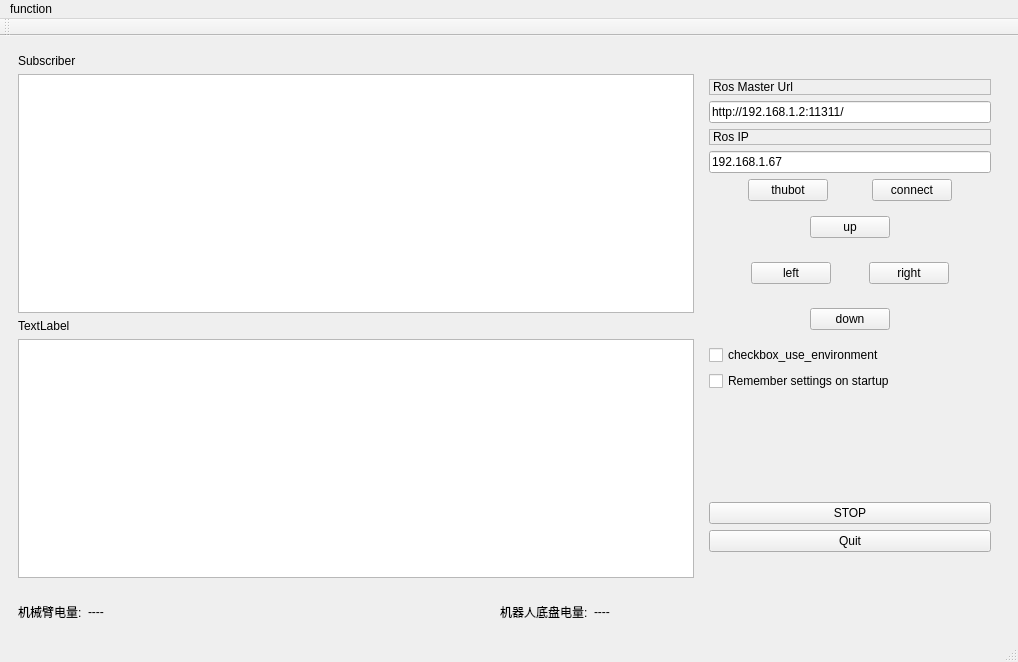
<?xml version="1.0" encoding="UTF-8"?>
<ui version="4.0">
 <class>MainWindow</class>
 <widget class="QMainWindow" name="MainWindow">
  <property name="geometry">
   <rect>
    <x>0</x>
    <y>0</y>
    <width>1018</width>
    <height>662</height>
   </rect>
  </property>
  <property name="windowTitle">
   <string>MainWindow</string>
  </property>
  <widget class="QWidget" name="centralwidget">
   <layout class="QVBoxLayout" name="verticalLayout_2">
    <item>
     <widget class="QStackedWidget" name="stackedWidget">
      <property name="minimumSize">
       <size>
        <width>1000</width>
        <height>0</height>
       </size>
      </property>
      <property name="currentIndex">
       <number>2</number>
      </property>
      <widget class="QWidget" name="setPID">
       <widget class="QPushButton" name="pushButtonSavMap">
        <property name="geometry">
         <rect>
          <x>90</x>
          <y>40</y>
          <width>89</width>
          <height>25</height>
         </rect>
        </property>
        <property name="text">
         <string>Save Map</string>
        </property>
       </widget>
       <widget class="QPushButton" name="pushButtonLoadMap">
        <property name="geometry">
         <rect>
          <x>90</x>
          <y>120</y>
          <width>89</width>
          <height>25</height>
         </rect>
        </property>
        <property name="text">
         <string>Load Map</string>
        </property>
       </widget>
      </widget>
      <widget class="QWidget" name="IMU">
       <layout class="QHBoxLayout" name="horizontalLayout_6">
        <item>
         <widget class="QWidget" name="widget_9" native="true">
          <layout class="QVBoxLayout" name="verticalLayout_4">
           <item>
            <widget class="QWidget" name="widget_5" native="true">
             <layout class="QFormLayout" name="formLayout">
              <item row="0" column="0">
               <widget class="QLabel" name="label_roll">
                <property name="text">
                 <string>roll:</string>
                </property>
               </widget>
              </item>
              <item row="0" column="1">
               <widget class="QLabel" name="value_roll">
                <property name="frameShape">
                 <enum>QFrame::Panel</enum>
                </property>
                <property name="text">
                 <string>----</string>
                </property>
               </widget>
              </item>
              <item row="1" column="0">
               <widget class="QLabel" name="label_pitch">
                <property name="text">
                 <string>pitch:</string>
                </property>
               </widget>
              </item>
              <item row="1" column="1">
               <widget class="QLabel" name="value_pitch">
                <property name="frameShape">
                 <enum>QFrame::Panel</enum>
                </property>
                <property name="text">
                 <string>----</string>
                </property>
               </widget>
              </item>
              <item row="2" column="0">
               <widget class="QLabel" name="label_yaml">
                <property name="text">
                 <string>yaml:</string>
                </property>
               </widget>
              </item>
              <item row="2" column="1">
               <widget class="QLabel" name="value_yaml">
                <property name="frameShape">
                 <enum>QFrame::Panel</enum>
                </property>
                <property name="text">
                 <string>----</string>
                </property>
               </widget>
              </item>
             </layout>
            </widget>
           </item>
           <item>
            <widget class="QWidget" name="widget_6" native="true">
             <layout class="QFormLayout" name="formLayout_4">
              <item row="0" column="0">
               <widget class="QLabel" name="label_accx">
                <property name="text">
                 <string>accx:</string>
                </property>
               </widget>
              </item>
              <item row="0" column="1">
               <widget class="QLabel" name="valueaccx">
                <property name="frameShape">
                 <enum>QFrame::Panel</enum>
                </property>
                <property name="text">
                 <string>----</string>
                </property>
               </widget>
              </item>
              <item row="1" column="0">
               <widget class="QLabel" name="label_accy">
                <property name="text">
                 <string>accy:</string>
                </property>
               </widget>
              </item>
              <item row="1" column="1">
               <widget class="QLabel" name="valueaccy">
                <property name="frameShape">
                 <enum>QFrame::Panel</enum>
                </property>
                <property name="text">
                 <string>----</string>
                </property>
               </widget>
              </item>
              <item row="2" column="0">
               <widget class="QLabel" name="label_accz">
                <property name="text">
                 <string>accz:</string>
                </property>
               </widget>
              </item>
              <item row="2" column="1">
               <widget class="QLabel" name="valueaccz">
                <property name="frameShape">
                 <enum>QFrame::Panel</enum>
                </property>
                <property name="text">
                 <string>----</string>
                </property>
               </widget>
              </item>
             </layout>
            </widget>
           </item>
           <item>
            <widget class="QWidget" name="widget_7" native="true">
             <layout class="QFormLayout" name="formLayout_2">
              <item row="0" column="0">
               <widget class="QLabel" name="label_5">
                <property name="text">
                 <string>gyrox:</string>
                </property>
               </widget>
              </item>
              <item row="0" column="1">
               <widget class="QLabel" name="valuegyrox">
                <property name="frameShape">
                 <enum>QFrame::Panel</enum>
                </property>
                <property name="text">
                 <string>----</string>
                </property>
               </widget>
              </item>
              <item row="1" column="0">
               <widget class="QLabel" name="label_6">
                <property name="text">
                 <string>gyroy:</string>
                </property>
               </widget>
              </item>
              <item row="1" column="1">
               <widget class="QLabel" name="valuegyroy">
                <property name="frameShape">
                 <enum>QFrame::Panel</enum>
                </property>
                <property name="text">
                 <string>----</string>
                </property>
               </widget>
              </item>
              <item row="2" column="0">
               <widget class="QLabel" name="label_7">
                <property name="text">
                 <string>gyroz:</string>
                </property>
               </widget>
              </item>
              <item row="2" column="1">
               <widget class="QLabel" name="valuegyroz">
                <property name="frameShape">
                 <enum>QFrame::Panel</enum>
                </property>
                <property name="text">
                 <string>----</string>
                </property>
               </widget>
              </item>
             </layout>
            </widget>
           </item>
           <item>
            <widget class="QWidget" name="widget_8" native="true">
             <layout class="QFormLayout" name="formLayout_3">
              <item row="0" column="0">
               <widget class="QLabel" name="label_magnx">
                <property name="text">
                 <string>magnx:</string>
                </property>
               </widget>
              </item>
              <item row="0" column="1">
               <widget class="QLabel" name="value_magnx">
                <property name="frameShape">
                 <enum>QFrame::Panel</enum>
                </property>
                <property name="text">
                 <string>----</string>
                </property>
               </widget>
              </item>
              <item row="1" column="0">
               <widget class="QLabel" name="label_magny">
                <property name="text">
                 <string>magny:</string>
                </property>
               </widget>
              </item>
              <item row="1" column="1">
               <widget class="QLabel" name="value_magny">
                <property name="frameShape">
                 <enum>QFrame::Panel</enum>
                </property>
                <property name="text">
                 <string>----</string>
                </property>
               </widget>
              </item>
              <item row="2" column="0">
               <widget class="QLabel" name="label_magnz">
                <property name="text">
                 <string>magnz:</string>
                </property>
               </widget>
              </item>
              <item row="2" column="1">
               <widget class="QLabel" name="value_magnz">
                <property name="minimumSize">
                 <size>
                  <width>80</width>
                  <height>0</height>
                 </size>
                </property>
                <property name="frameShape">
                 <enum>QFrame::Panel</enum>
                </property>
                <property name="text">
                 <string>----</string>
                </property>
               </widget>
              </item>
             </layout>
            </widget>
           </item>
           <item>
            <widget class="QPushButton" name="pushButtonIMUdatasave">
             <property name="text">
              <string>save data</string>
             </property>
            </widget>
           </item>
          </layout>
         </widget>
        </item>
        <item>
         <spacer name="horizontalSpacer_11">
          <property name="orientation">
           <enum>Qt::Horizontal</enum>
          </property>
          <property name="sizeHint" stdset="0">
           <size>
            <width>40</width>
            <height>20</height>
           </size>
          </property>
         </spacer>
        </item>
       </layout>
      </widget>
      <widget class="QWidget" name="welcome">
       <layout class="QHBoxLayout" name="horizontalLayout_2">
        <item>
         <layout class="QVBoxLayout" name="verticalLayout">
          <item>
           <widget class="QLabel" name="label">
            <property name="text">
             <string>Subscriber</string>
            </property>
           </widget>
          </item>
          <item>
           <widget class="QListView" name="listViewListen">
            <property name="minimumSize">
             <size>
              <width>540</width>
              <height>0</height>
             </size>
            </property>
           </widget>
          </item>
          <item>
           <widget class="QLabel" name="label_2">
            <property name="text">
             <string>TextLabel</string>
            </property>
           </widget>
          </item>
          <item>
           <widget class="QListView" name="listViewLog"/>
          </item>
         </layout>
        </item>
        <item>
         <widget class="QWidget" name="widget_2" native="true">
          <property name="maximumSize">
           <size>
            <width>300</width>
            <height>491</height>
           </size>
          </property>
          <layout class="QVBoxLayout" name="verticalLayout_3">
           <item>
            <widget class="QLabel" name="label_3">
             <property name="frameShape">
              <enum>QFrame::StyledPanel</enum>
             </property>
             <property name="text">
              <string>Ros Master Url</string>
             </property>
            </widget>
           </item>
           <item>
            <widget class="QLineEdit" name="line_edit_master">
             <property name="text">
              <string>http://192.168.1.2:11311/</string>
             </property>
            </widget>
           </item>
           <item>
            <widget class="QLabel" name="label_4">
             <property name="frameShape">
              <enum>QFrame::StyledPanel</enum>
             </property>
             <property name="text">
              <string>Ros IP</string>
             </property>
            </widget>
           </item>
           <item>
            <widget class="QLineEdit" name="line_edit_host">
             <property name="text">
              <string>192.168.1.67</string>
             </property>
            </widget>
           </item>
           <item>
            <layout class="QHBoxLayout" name="horizontalLayout">
             <item>
              <spacer name="horizontalSpacer">
               <property name="orientation">
                <enum>Qt::Horizontal</enum>
               </property>
               <property name="sizeHint" stdset="0">
                <size>
                 <width>40</width>
                 <height>20</height>
                </size>
               </property>
              </spacer>
             </item>
             <item>
              <widget class="QPushButton" name="pushButtonThubot">
               <property name="text">
                <string>thubot</string>
               </property>
              </widget>
             </item>
             <item>
              <spacer name="horizontalSpacer_3">
               <property name="orientation">
                <enum>Qt::Horizontal</enum>
               </property>
               <property name="sizeHint" stdset="0">
                <size>
                 <width>40</width>
                 <height>20</height>
                </size>
               </property>
              </spacer>
             </item>
             <item>
              <widget class="QPushButton" name="pushButtonConnect">
               <property name="text">
                <string>connect</string>
               </property>
              </widget>
             </item>
             <item>
              <spacer name="horizontalSpacer_2">
               <property name="orientation">
                <enum>Qt::Horizontal</enum>
               </property>
               <property name="sizeHint" stdset="0">
                <size>
                 <width>40</width>
                 <height>20</height>
                </size>
               </property>
              </spacer>
             </item>
            </layout>
           </item>
           <item>
            <widget class="QWidget" name="widget" native="true">
             <layout class="QHBoxLayout" name="horizontalLayout_3">
              <item>
               <spacer name="horizontalSpacer_4">
                <property name="orientation">
                 <enum>Qt::Horizontal</enum>
                </property>
                <property name="sizeHint" stdset="0">
                 <size>
                  <width>40</width>
                  <height>20</height>
                 </size>
                </property>
               </spacer>
              </item>
              <item>
               <widget class="QPushButton" name="pushButtonUp">
                <property name="text">
                 <string>up</string>
                </property>
               </widget>
              </item>
              <item>
               <spacer name="horizontalSpacer_5">
                <property name="orientation">
                 <enum>Qt::Horizontal</enum>
                </property>
                <property name="sizeHint" stdset="0">
                 <size>
                  <width>40</width>
                  <height>20</height>
                 </size>
                </property>
               </spacer>
              </item>
             </layout>
            </widget>
           </item>
           <item>
            <widget class="QWidget" name="widget_3" native="true">
             <layout class="QHBoxLayout" name="horizontalLayout_4">
              <item>
               <spacer name="horizontalSpacer_7">
                <property name="orientation">
                 <enum>Qt::Horizontal</enum>
                </property>
                <property name="sizeHint" stdset="0">
                 <size>
                  <width>40</width>
                  <height>20</height>
                 </size>
                </property>
               </spacer>
              </item>
              <item>
               <widget class="QPushButton" name="pushButtonLeft">
                <property name="text">
                 <string>left</string>
                </property>
               </widget>
              </item>
              <item>
               <spacer name="horizontalSpacer_6">
                <property name="orientation">
                 <enum>Qt::Horizontal</enum>
                </property>
                <property name="sizeHint" stdset="0">
                 <size>
                  <width>40</width>
                  <height>20</height>
                 </size>
                </property>
               </spacer>
              </item>
              <item>
               <widget class="QPushButton" name="pushButtonRight">
                <property name="text">
                 <string>right</string>
                </property>
               </widget>
              </item>
              <item>
               <spacer name="horizontalSpacer_8">
                <property name="orientation">
                 <enum>Qt::Horizontal</enum>
                </property>
                <property name="sizeHint" stdset="0">
                 <size>
                  <width>40</width>
                  <height>20</height>
                 </size>
                </property>
               </spacer>
              </item>
             </layout>
            </widget>
           </item>
           <item>
            <widget class="QWidget" name="widget_4" native="true">
             <layout class="QHBoxLayout" name="horizontalLayout_5">
              <item>
               <spacer name="horizontalSpacer_9">
                <property name="orientation">
                 <enum>Qt::Horizontal</enum>
                </property>
                <property name="sizeHint" stdset="0">
                 <size>
                  <width>40</width>
                  <height>20</height>
                 </size>
                </property>
               </spacer>
              </item>
              <item>
               <widget class="QPushButton" name="pushButtonDown">
                <property name="text">
                 <string>down</string>
                </property>
               </widget>
              </item>
              <item>
               <spacer name="horizontalSpacer_10">
                <property name="orientation">
                 <enum>Qt::Horizontal</enum>
                </property>
                <property name="sizeHint" stdset="0">
                 <size>
                  <width>40</width>
                  <height>20</height>
                 </size>
                </property>
               </spacer>
              </item>
             </layout>
            </widget>
           </item>
           <item>
            <widget class="QCheckBox" name="checkbox_use_environment">
             <property name="text">
              <string>checkbox_use_environment</string>
             </property>
            </widget>
           </item>
           <item>
            <widget class="QCheckBox" name="checkbox_remember_settings">
             <property name="text">
              <string>Remember settings on startup</string>
             </property>
            </widget>
           </item>
           <item>
            <spacer name="verticalSpacer">
             <property name="orientation">
              <enum>Qt::Vertical</enum>
             </property>
             <property name="sizeHint" stdset="0">
              <size>
               <width>20</width>
               <height>40</height>
              </size>
             </property>
            </spacer>
           </item>
           <item>
            <widget class="QPushButton" name="pushButtonStop">
             <property name="text">
              <string>STOP</string>
             </property>
            </widget>
           </item>
           <item>
            <widget class="QPushButton" name="pushButtonQuit">
             <property name="text">
              <string>Quit</string>
             </property>
            </widget>
           </item>
          </layout>
         </widget>
        </item>
       </layout>
      </widget>
     </widget>
    </item>
    <item>
     <widget class="QWidget" name="widget_10" native="true">
      <layout class="QHBoxLayout" name="horizontalLayout_7">
       <item>
        <widget class="QLabel" name="label_11">
         <property name="text">
          <string>机械臂电量:</string>
         </property>
        </widget>
       </item>
       <item>
        <widget class="QLabel" name="label_battary_arm">
         <property name="text">
          <string>----</string>
         </property>
        </widget>
       </item>
       <item>
        <spacer name="horizontalSpacer_12">
         <property name="orientation">
          <enum>Qt::Horizontal</enum>
         </property>
         <property name="sizeHint" stdset="0">
          <size>
           <width>40</width>
           <height>20</height>
          </size>
         </property>
        </spacer>
       </item>
       <item>
        <widget class="QLabel" name="label_9">
         <property name="text">
          <string>机器人底盘电量:</string>
         </property>
        </widget>
       </item>
       <item>
        <widget class="QLabel" name="label_battary_value">
         <property name="text">
          <string>----</string>
         </property>
        </widget>
       </item>
       <item>
        <spacer name="horizontalSpacer_13">
         <property name="orientation">
          <enum>Qt::Horizontal</enum>
         </property>
         <property name="sizeHint" stdset="0">
          <size>
           <width>40</width>
           <height>20</height>
          </size>
         </property>
        </spacer>
       </item>
      </layout>
     </widget>
    </item>
   </layout>
  </widget>
  <widget class="QMenuBar" name="menubar">
   <property name="geometry">
    <rect>
     <x>0</x>
     <y>0</y>
     <width>1018</width>
     <height>28</height>
    </rect>
   </property>
   <widget class="QMenu" name="menufunction">
    <property name="title">
     <string>function</string>
    </property>
    <addaction name="separator"/>
    <addaction name="actionwelcome"/>
    <addaction name="actionimu"/>
    <addaction name="actionpid_set"/>
    <addaction name="actionaubo_arm"/>
   </widget>
   <addaction name="menufunction"/>
  </widget>
  <widget class="QStatusBar" name="statusbar"/>
  <widget class="QToolBar" name="toolBar">
   <property name="windowTitle">
    <string>toolBar</string>
   </property>
   <attribute name="toolBarArea">
    <enum>TopToolBarArea</enum>
   </attribute>
   <attribute name="toolBarBreak">
    <bool>false</bool>
   </attribute>
  </widget>
  <action name="actionmain">
   <property name="text">
    <string>welcome</string>
   </property>
  </action>
  <action name="actionimu">
   <property name="text">
    <string>imu</string>
   </property>
  </action>
  <action name="actionpid_set">
   <property name="text">
    <string>pid set</string>
   </property>
  </action>
  <action name="actionaubo_arm">
   <property name="text">
    <string>aubo arm</string>
   </property>
  </action>
  <action name="actionwelcome">
   <property name="text">
    <string>welcome</string>
   </property>
  </action>
 </widget>
 <resources/>
 <connections/>
</ui>
